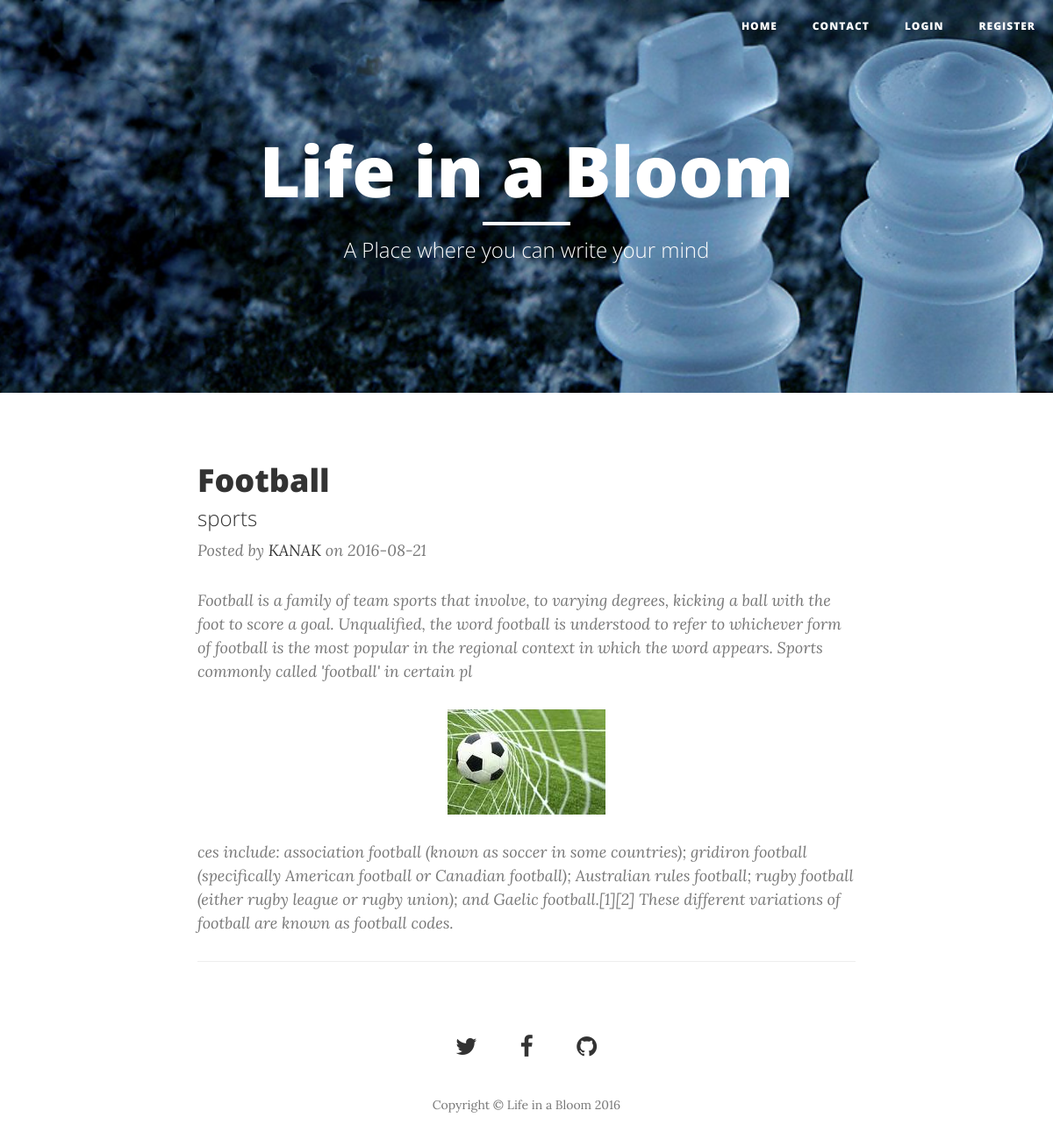
Screenshot of /detail.php?x=2 with the database file from the repository.
### tables this page shows
CREATE TABLE `blog_master` (
  `blog_id` int(11) NOT NULL,
  `blogger_id` int(11) DEFAULT NULL,
  `blog_title` varchar(255) DEFAULT NULL,
  `blog_desc` varchar(10000) DEFAULT NULL,
  `blog_category` varchar(255) DEFAULT NULL,
  `blog_author` varchar(255) DEFAULT NULL,
  `blog_is_active` tinyint(1) DEFAULT NULL,
  `creation_date` date DEFAULT NULL,
  `updated_date` date DEFAULT NULL
);

CREATE TABLE `blog_detail` (
  `blog_detail_id` int(11) NOT NULL,
  `blog_id` int(11) DEFAULT NULL,
  `blog_detail_image` varchar(10000) DEFAULT NULL
);

### class.php (called while the page is built, shortened)
<?php
class blogger{
	public function __construct($connect){
	$this->connect=$connect;
	}
  public function rimage($id){
        $query="select * from blog_detail where blog_id='$id'";
        if($result=$this->connect->query($query))
        {
        $row=$result->fetch_array(MYSQLI_ASSOC);
        $n=$result->num_rows;
        if($n!=0){
        $array[1]=$row['blog_detail_image'];
        $array[2]=$row['blog_detail_id'];
        return $array;
        }
        else{
          return 0;
        }
        }
  }
  }
       class viewer{
        public function __construct($connect){
            $this->connect=$connect;
        }
        public function blogsdetail($id){
           $query="select * from blog_master where blog_id='$id'";
           $result=$this->connect->query($query);
           $x=$result->num_rows;
          $i=1;
         while($row=$result->fetch_array(MYSQLI_ASSOC)) {
        $array[$i][1]=$row['blog_title'];
        $array[$i][2]=$row['blog_category'];
        $array[$i][3]=$row['blog_desc'];
        $array[$i][4]=$row['blog_author'];
        $array[$i][5]=$row['updated_date'];
        $array[$i][6]=$row['blog_id'];
        $array[$i][7]=$row['blogger_id'];
        $i++;
       }
       if($x==0){
        return 0;
       }
       else{
        return $array;
       }
        }
       }
?>

### detail.php (the view, shortened to what this page needs)
<!DOCTYPE html>
<html lang="en">
<head>
    <link href="vendor/bootstrap/css/bootstrap.min.css" rel="stylesheet">
    <link href="css/clean-blog.min.css" rel="stylesheet">
    <link href="vendor/font-awesome/css/font-awesome.min.css" rel="stylesheet" type="text/css">
    <link rel="stylesheet" href="http://cdnjs.cloudflare.com/ajax/libs/font-awesome/4.6.3/css/font-awesome.min.css">
<?php
include("config.php");
include("class.php");
?>
</head>
<body>
    <nav class="navbar navbar-default navbar-custom navbar-fixed-top">
        <div class="container-fluid">
            <div class="collapse navbar-collapse" id="bs-example-navbar-collapse-1">
                <ul class="nav navbar-nav navbar-right">
                    <li>
                        <a href="viewer.php">Home</a>
                    </li>
                    <li>
                        <a href="contact.php">Contact</a>
                    </li>
                    <li>
                        <a href="signin.php">Login</a>
                    </li>
                    <li>
                        <a href="register.php">Register</a>
                    </li>
                </ul>
            </div>
        </div>
    </nav>
    <header class="intro-header" style="background-image: url('img/detail-bg.jpg')">
        <div class="container">
            <div class="row">
                <div class="col-lg-8 col-lg-offset-2 col-md-10 col-md-offset-1">
                    <div class="site-heading">
                        <h1>Life in a Bloom</h1>
                        <hr class="small">
                        <span class="subheading">A Place where you can write your mind</span>
                    </div>
                </div>
            </div>
        </div>
    </header>
<?php
$x=$_GET['x'];
$viewer=new viewer($connect);
$array=$viewer->blogsdetail($x);
if($array==0){
	echo "<center><font size='5'><p class='text-danger'>No blogs to show</p></font></center>";
}
else{
$id=$array[1][7];
$id1=$array[1][6];
$x=strlen(html_entity_decode($array[1][3]));
$m=$x/2;
$blogger=new blogger($connect);
$image=$blogger->rimage($id1);
  echo'<div class="container">
        <div class="row">
            <div class="col-lg-8 col-lg-offset-2 col-md-10 col-md-offset-1">
                <div class="post-preview">
                    <a href="detail.php?x='.$array[1][6].'">
                        <h2 class="post-title">
                            '.html_entity_decode($array[1][1]).'
                        </h2>
                        <h3 class="post-subtitle">
                            '.html_entity_decode($array[1][2]).'
                        </h3>
                    </a>
                    <p class="post-meta">Posted by <a href="author.php?x='. $id . '""> '. html_entity_decode($array[1][4]). '</a> on '. html_entity_decode($array[1][5]).' </p>
                    ';
                    if($image!=0){
                    echo'<p class="post-meta">'.substr(html_entity_decode($array[1][3]),0,$m).'</p>
                        <center><img class="img-responsive" src="'.$image[1].'" alt=""></center><br>
                    <p class="post-meta">'.substr(html_entity_decode($array[1][3]),$m+1).'</p>';
                }
                else
                {
                    echo '<p class="post-meta">'.html_entity_decode($array[1][3]).'</p>';
                }
                echo'</div>
                <hr>
              </div>
            </div>
            </div>';
}
?>
    <footer>
        <div class="container">
            <div class="row">
                <div class="col-lg-8 col-lg-offset-2 col-md-10 col-md-offset-1">
                    <ul class="list-inline text-center">
                        <li>
                        <a href="https://twitter.com/kra8536">
                                <span class="fa-stack fa-lg">
                                    <i class="fa">&#xf099;</i>
                                </span>
                        </li>
                        <li>
                            <a href="https://www.facebook.com/kra8536">
                                <span class="fa-stack fa-lg">
                                    <i class="fa">&#xf09a;</i>
                                </span>
                            </a>
                        </li>
                        <li>
                            <a href="https://github.com/kra8536">
                                <span class="fa-stack fa-lg">
                                    <i class="fa">&#xf09b;</i>
                                </span>
                            </a>
                        </li>
                    </ul>
                    <p class="copyright text-muted">Copyright &copy; Life in a Bloom 2016</p>
                </div>
            </div>
        </div>
    </footer>
</body>
</html>

### rows the page displays
blog_master: blog_title "Football", blog_category "sports", blog_author "KANAK", updated_date "2016-08-21", blog_desc "Football is a family of team sports that involve, to varying degrees, kicking a ball with the foot to score a goal. Unqualified, the word football is understood to refer to whichever form of football is the most popular in the regional context in which the word appears. Sports commonly called 'football' in certain pl", substr(html_entity_decode($array[1][3]),$m+1) "ces include: association football (known as soccer in some countries); gridiron football (specifically American football or Canadian football); Australian rules football; rugby football (either rugby league or rugby union); and Gaelic football.[1][2] These different variations of football are known as football codes."
blog_detail: blog_detail_image (picture)
